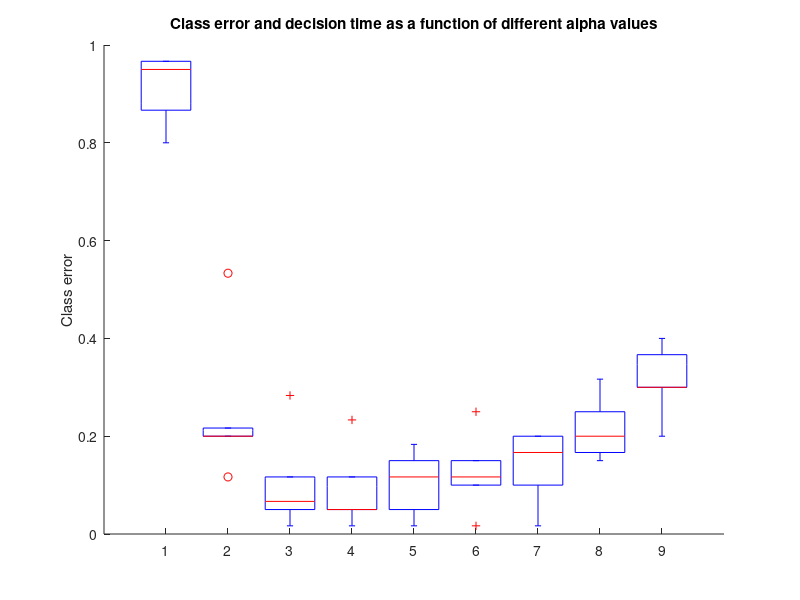

The MATLAB script that drew this image: (Note: this script raises an error after producing the figure.)
a_99 = [0.8,0.9667,0.95,0.8667,0.9667]';
a_97 = [0.2167,0.2,0.2,0.1167,0.5333]';
a_96 = [0.1167,0.05,0.0167,0.0667,0.2833]';
a_95 = [0.1167,0.05,0.05,0.0167,0.2333]';
a_94 = [0.1167,0.15,0.05,0.0167,0.1833]';
a_93 = [0.1167,0.15,0.1,0.0167,0.25]'; 
a_91 = [0.1667,0.2,0.1,0.0167,0.2]';
a_89 = [0.3167,0.2,0.15,0.1667,0.25]';
a_87 = [0.3667,0.3,0.2,0.3,0.4]';
a = [a_99, a_97, a_96, a_95, a_94, a_93, a_91, a_89, a_87];

t_99 = [14.5313,14.1250,6,7.125,22.9375]';
t_97 = [6.4654,4.1713,4.1172,3.7406,5.1696]';
t_96 = [5.2868,3.7076,3.4778,3.3583,4.4728]';
t_95 = [4.625,3.3369,3.1006,2.5710,3.5397]';
t_94 = [3.3369,2.6345,2.3104,2.2595,2.9534]';
t_93 = [2.643,2.3686,1.9906,2.0710,2.5789]';
t_91 = [1.6314,1.9576,1.6625,1.7881,2.12190]';
t_89 = [1.1462,1.8581,1.5156,1.2309,1.9813]';
t_87 = [1.0614,1.5572,1.2938,0.9156,1.5375]';
t_mean = [mean(t_99), mean(t_97), mean(t_96), mean(t_95), mean(t_94), mean(t_93), mean(t_91), mean(t_89), mean(t_87)];
t_std = [std(t_99), std(t_97), std(t_96), std(t_95), std(t_94), std(t_93), std(t_91), std(t_89), std(t_87)];

figure;
hold on
title('Class error and decision time as a function of different alpha values');
boxplot(a);
ylabel('Class error');
yyaxis right
ylabel('Decision time [s]');
errorbar(t_mean,t_std,'-s','MarkerSize',4,...
    'MarkerEdgeColor','red','MarkerFaceColor','red');
xlabel(['alpha']);
xticklabels({'0.99','0.97','0.96','0.95','0.94','0.93','0.91','0.89','0.87'});
hold off